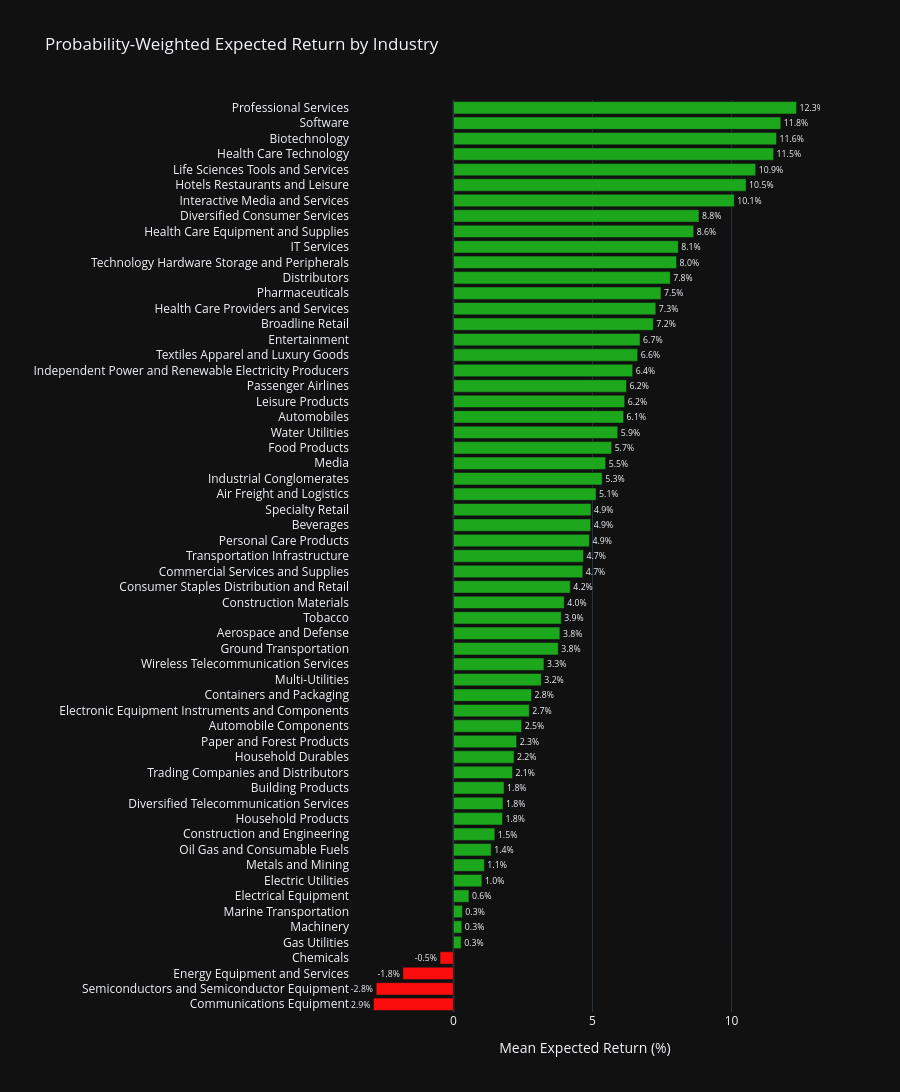

This figure's notebook cell:
### Markdown cell above
### 5.2 Probability-Weighted Expected Return by Sector

### Code cell
pt_sector = (
    pt.groupby("industry")
    .agg(
        mean_expected_return=("expected_return_prob_weighted", "mean"),
        median_expected_return=("expected_return_prob_weighted", "median"),
        mean_achievement_prob=("achievement_probability", "mean"),
        mean_conviction=("analyst_conviction", "mean"),
        count=("ticker", "count"),
    )
    .reset_index()
    .sort_values("mean_expected_return", ascending=True)
)

fig = go.Figure()
fig.add_trace(
    go.Bar(
        y=pt_sector["industry"],
        x=pt_sector["mean_expected_return"],
        orientation="h",
        marker_color=[
            COLORS[2] if v >= 0 else COLORS[3]
            for v in pt_sector["mean_expected_return"]
        ],
        text=pt_sector["mean_expected_return"].apply(lambda v: f"{v:.1f}%"),
        textposition="outside",
        hovertemplate=(
            "<b>%{y}</b><br>"
            "Mean Prob-Weighted Return: %{x:.2f}%<br>"
            "Avg Achievement Prob: %{customdata[0]:.0%}<br>"
            "Avg Conviction: %{customdata[1]:.1f}<br>"
            "Stocks: %{customdata[2]}"
        ),
        customdata=pt_sector[["mean_achievement_prob", "mean_conviction", "count"]].values,
    )
)
fig.update_layout(
    title="Probability-Weighted Expected Return by Industry",
    xaxis_title="Mean Expected Return (%)",
    template=PLOTLY_TEMPLATE,
    height=1100,
    margin=dict(l=350),
)
fig.show()

### Figure 1 — Plotly figure (JSON) as saved in the notebook; plotly's stock layout.template omitted (floating-point values rounded to 4 significant figures; data arrays with more than 128 entries replaced by an {"elided": "..."} marker saying what was removed)
{"data": [{"customdata": {"elided": "59x3 float values"}, "hovertemplate": "<b>%{y}</b><br>Mean Prob-Weighted Return: %{x:.2f}%<br>Avg Achievement Prob: %{customdata[0]:.0%}<br>Avg Conviction: %{customdata[1]:.1f}<br>Stocks: %{customdata[2]}", "marker": {"color": ["#FB0D0D", "#FB0D0D", "#FB0D0D", "#FB0D0D", "#1CA71C", "#1CA71C", "#1CA71C", "#1CA71C", "#1CA71C", "#1CA71C", "#1CA71C", "#1CA71C", "#1CA71C", "#1CA71C", "#1CA71C", "#1CA71C", "#1CA71C", "#1CA71C", "#1CA71C", "#1CA71C", "#1CA71C", "#1CA71C", "#1CA71C", "#1CA71C", "#1CA71C", "#1CA71C", "#1CA71C", "#1CA71C", "#1CA71C", "#1CA71C", "#1CA71C", "#1CA71C", "#1CA71C", "#1CA71C", "#1CA71C", "#1CA71C", "#1CA71C", "#1CA71C", "#1CA71C", "#1CA71C", "#1CA71C", "#1CA71C", "#1CA71C", "#1CA71C", "#1CA71C", "#1CA71C", "#1CA71C", "#1CA71C", "#1CA71C", "#1CA71C", "#1CA71C", "#1CA71C", "#1CA71C", "#1CA71C", "#1CA71C", "#1CA71C", "#1CA71C", "#1CA71C", "#1CA71C"]}, "orientation": "h", "text": ["-2.9%", "-2.8%", "-1.8%", "-0.5%", "0.3%", "0.3%", "0.3%", "0.6%", "1.0%", "1.1%", "1.4%", "1.5%", "1.8%", "1.8%", "1.8%", "2.1%", "2.2%", "2.3%", "2.5%", "2.7%", "2.8%", "3.2%", "3.3%", "3.8%", "3.8%", "3.9%", "4.0%", "4.2%", "4.7%", "4.7%", "4.9%", "4.9%", "4.9%", "5.1%", "5.3%", "5.5%", "5.7%", "5.9%", "6.1%", "6.2%", "6.2%", "6.4%", "6.6%", "6.7%", "7.2%", "7.3%", "7.5%", "7.8%", "8.0%", "8.1%", "8.6%", "8.8%", "10.1%", "10.5%", "10.9%", "11.5%", "11.6%", "11.8%", "12.3%"], "textposition": "outside", "x": [-2.873, -2.777, -1.814, -0.4796, 0.2771, 0.3023, 0.3214, 0.5587, 1.023, 1.112, 1.358, 1.489, 1.765, 1.782, 1.821, 2.125, 2.179, 2.273, 2.453, 2.727, 2.809, 3.161, 3.254, 3.769, 3.828, 3.878, 3.983, 4.203, 4.652, 4.679, 4.89, 4.936, 4.947, 5.129, 5.347, 5.474, 5.687, 5.909, 6.119, 6.157, 6.223, 6.445, 6.625, 6.711, 7.188, 7.278, 7.463, 7.797, 8.024, 8.085, 8.639, 8.828, 10.1, 10.52, 10.87, 11.51, 11.62, 11.77, 12.33], "y": ["Communications Equipment", "Semiconductors and Semiconductor Equipment", "Energy Equipment and Services", "Chemicals", "Gas Utilities", "Machinery", "Marine Transportation", "Electrical Equipment", "Electric Utilities", "Metals and Mining", "Oil Gas and Consumable Fuels", "Construction and Engineering", "Household Products", "Diversified Telecommunication Services", "Building Products", "Trading Companies and Distributors", "Household Durables", "Paper and Forest Products", "Automobile Components", "Electronic Equipment Instruments and Components", "Containers and Packaging", "Multi-Utilities", "Wireless Telecommunication Services", "Ground Transportation", "Aerospace and Defense", "Tobacco", "Construction Materials", "Consumer Staples Distribution and Retail", "Commercial Services and Supplies", "Transportation Infrastructure", "Personal Care Products", "Beverages", "Specialty Retail", "Air Freight and Logistics", "Industrial Conglomerates", "Media", "Food Products", "Water Utilities", "Automobiles", "Leisure Products", "Passenger Airlines", "Independent Power and Renewable Electricity Producers", "Textiles Apparel and Luxury Goods", "Entertainment", "Broadline Retail", "Health Care Providers and Services", "Pharmaceuticals", "Distributors", "Technology Hardware Storage and Peripherals", "IT Services", "Health Care Equipment and Supplies", "Diversified Consumer Services", "Interactive Media and Services", "Hotels Restaurants and Leisure", "Life Sciences Tools and Services", "Health Care Technology", "Biotechnology", "Software", "Professional Services"], "type": "bar"}], "layout": {"margin": {"l": 350}, "title": {"text": "Probability-Weighted Expected Return by Industry"}, "xaxis": {"title": {"text": "Mean Expected Return (%)"}}, "height": 1100}}
